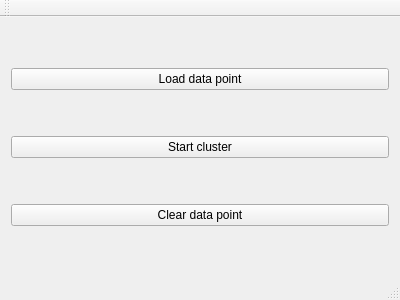
<?xml version="1.0" encoding="UTF-8"?>
<ui version="4.0">
 <class>pcl_viewer</class>
 <widget class="QMainWindow" name="pcl_viewer">
  <property name="geometry">
   <rect>
    <x>0</x>
    <y>0</y>
    <width>400</width>
    <height>300</height>
   </rect>
  </property>
  <property name="windowTitle">
   <string>pcl_viewer</string>
  </property>
  <widget class="QWidget" name="centralWidget">
   <layout class="QGridLayout" name="gridLayout">
    <item row="0" column="0">
     <widget class="QPushButton" name="load_raw_point">
      <property name="text">
       <string>Load data point</string>
      </property>
     </widget>
    </item>
    <item row="2" column="0">
     <widget class="QPushButton" name="start_cluster">
      <property name="text">
       <string>Start cluster</string>
      </property>
     </widget>
    </item>
    <item row="3" column="0">
     <widget class="QPushButton" name="clear_data_point">
      <property name="text">
       <string>Clear data point</string>
      </property>
     </widget>
    </item>
   </layout>
  </widget>
  <widget class="QMenuBar" name="menuBar">
   <property name="geometry">
    <rect>
     <x>0</x>
     <y>0</y>
     <width>400</width>
     <height>28</height>
    </rect>
   </property>
  </widget>
  <widget class="QToolBar" name="mainToolBar">
   <attribute name="toolBarArea">
    <enum>TopToolBarArea</enum>
   </attribute>
   <attribute name="toolBarBreak">
    <bool>false</bool>
   </attribute>
  </widget>
  <widget class="QStatusBar" name="statusBar"/>
 </widget>
 <layoutdefault spacing="6" margin="11"/>
 <resources/>
 <connections/>
</ui>
